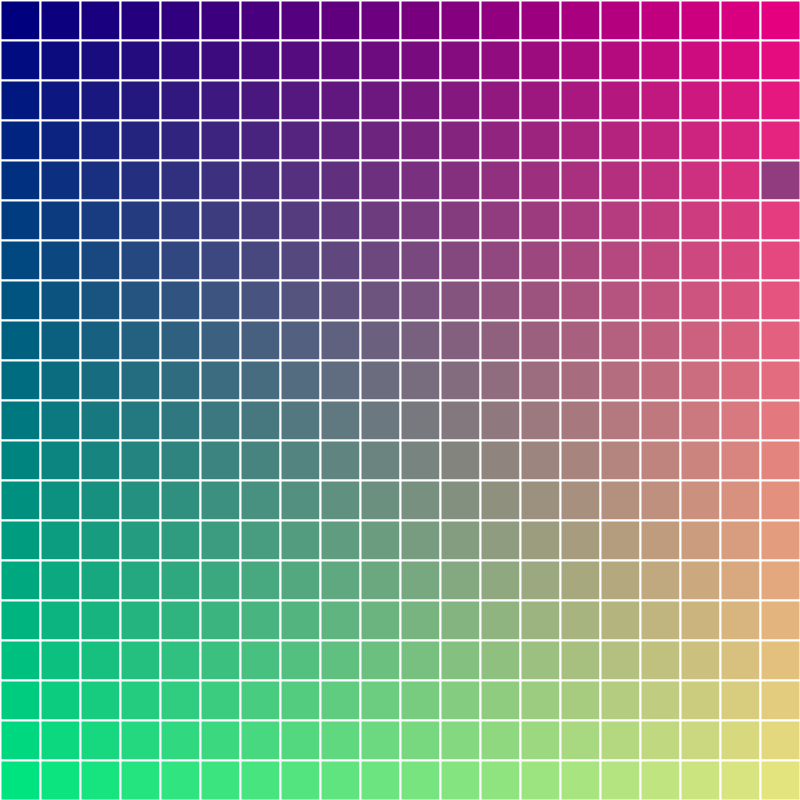
Frame 1 (no input)
Frame 2 (the mouse pressed at the canvas centre, redrawn once): identical to frame 1, image omitted

The Processing sketch that drew this single still picture (run headless with seeded random() and noise(); the mouse was pressed at the canvas centre and the sketch redrawn once):

// Processing sketch: grid_8
// ── grid_8.pde
int videoScale = 40;
int cols, rows;
color[][] colors;
color[][] colorsOriginal;
int frameCounter = 0;

void setup() {
  size(800, 800);
  
  cols = width/videoScale;
  rows = height/videoScale;
  print(cols, "columns\n");
  print(rows, "rows\n");
  
  strokeWeight(2);
  
  colors = new color[rows][cols];
  for (int i = 0; i < cols; i++) {
    for (int j = 0; j < rows; j++) {
      int red = (255 / cols) * i;
      int green = (255 / rows) * j;
      
      color c = color(red, green, 127);
      colors[i][j] = c;
    }
  }
  colorsOriginal = colors;
  
  noLoop();
}

void draw() {
  // select two random cells
  int randX1 = int(random(0, rows));
  int randY1 = int(random(0, cols));
  int randX2 = int(random(0, rows));
  int randY2 = int(random(0, cols));
  print(randX1, ", ", randY1, "\n");
  print(randX2, ", ", randY2, "\n");
  
  for (int i = 0; i < cols; i++) {
    for (int j = 0; j < rows; j++) {
      int interval = int(random(20, rows + 20));
      
      int x = i * videoScale;
      int y = j * videoScale;
      
      if (frameCounter%(interval)==0) {
        
        color cx1 = color(colors[randX1][randY1]);
        color cx2 = color(colors[randX2][randY2]);
        
        colors[randX1][randY1] = cx2;
        colors[randX2][randY2] = cx1;
        
        color c = colors[i][j];
        
        fill(c);
        stroke(255);
        
        rect(x, y, videoScale, videoScale);
    }
      
      }
  }
  
  frameCounter++;
}

void mousePressed() {
  loop();
}

void mouseReleased() {
  noLoop();
}
